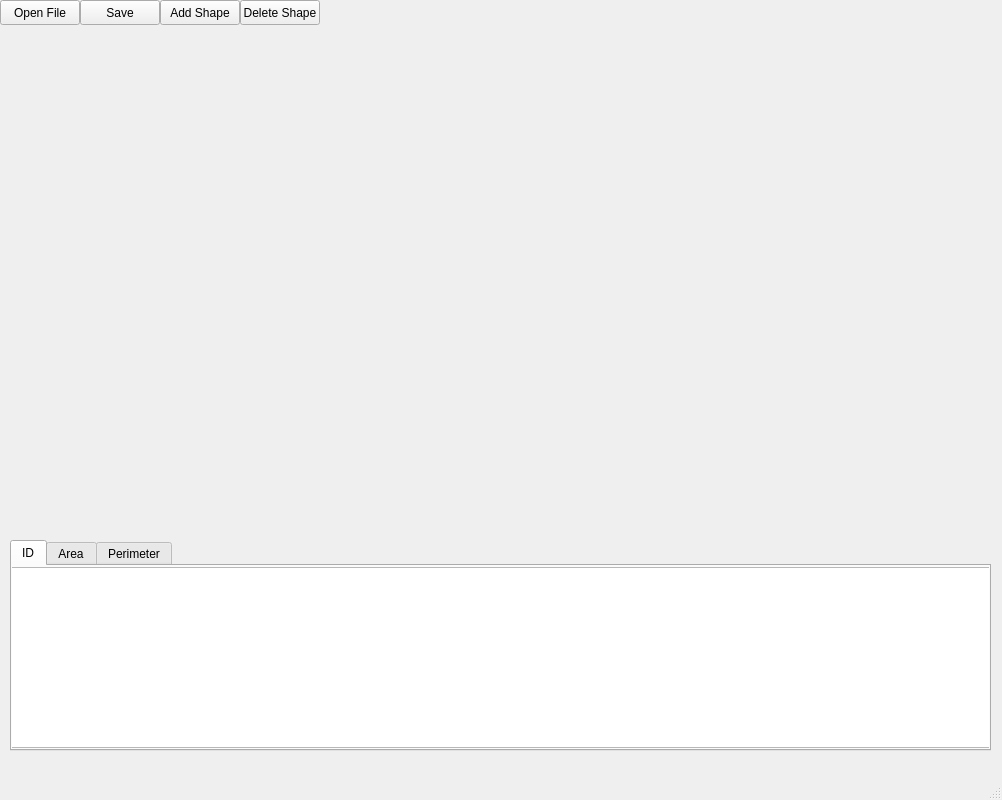
<?xml version="1.0" encoding="UTF-8"?>
<ui version="4.0">
 <class>MainWindow</class>
 <widget class="QMainWindow" name="MainWindow">
  <property name="geometry">
   <rect>
    <x>0</x>
    <y>0</y>
    <width>1002</width>
    <height>800</height>
   </rect>
  </property>
  <property name="windowTitle">
   <string>MainWindow</string>
  </property>
  <widget class="QWidget" name="centralwidget">
   <widget class="RenderArea" name="widget" native="true">
    <property name="geometry">
     <rect>
      <x>0</x>
      <y>30</y>
      <width>1001</width>
      <height>500</height>
     </rect>
    </property>
   </widget>
   <widget class="QPushButton" name="FileButton">
    <property name="geometry">
     <rect>
      <x>0</x>
      <y>0</y>
      <width>80</width>
      <height>25</height>
     </rect>
    </property>
    <property name="text">
     <string>Open File</string>
    </property>
   </widget>
   <widget class="QPushButton" name="Save">
    <property name="geometry">
     <rect>
      <x>80</x>
      <y>0</y>
      <width>80</width>
      <height>25</height>
     </rect>
    </property>
    <property name="text">
     <string>Save</string>
    </property>
   </widget>
   <widget class="QPushButton" name="AddShape">
    <property name="geometry">
     <rect>
      <x>160</x>
      <y>0</y>
      <width>80</width>
      <height>25</height>
     </rect>
    </property>
    <property name="text">
     <string>Add Shape</string>
    </property>
   </widget>
   <widget class="QPushButton" name="DeleteShape">
    <property name="geometry">
     <rect>
      <x>240</x>
      <y>0</y>
      <width>80</width>
      <height>25</height>
     </rect>
    </property>
    <property name="text">
     <string>Delete Shape</string>
    </property>
   </widget>
   <widget class="QTabWidget" name="Tables">
    <property name="geometry">
     <rect>
      <x>10</x>
      <y>540</y>
      <width>981</width>
      <height>211</height>
     </rect>
    </property>
    <property name="currentIndex">
     <number>0</number>
    </property>
    <property name="tabBarAutoHide">
     <bool>false</bool>
    </property>
    <widget class="QWidget" name="ID">
     <attribute name="title">
      <string>ID</string>
     </attribute>
     <widget class="QTableWidget" name="IDtable">
      <property name="geometry">
       <rect>
        <x>-5</x>
        <y>1</y>
        <width>991</width>
        <height>181</height>
       </rect>
      </property>
     </widget>
    </widget>
    <widget class="QWidget" name="Area">
     <attribute name="title">
      <string>Area</string>
     </attribute>
     <widget class="QTableWidget" name="Areatable">
      <property name="geometry">
       <rect>
        <x>-5</x>
        <y>1</y>
        <width>991</width>
        <height>181</height>
       </rect>
      </property>
     </widget>
    </widget>
    <widget class="QWidget" name="Peri">
     <attribute name="title">
      <string>Perimeter</string>
     </attribute>
     <widget class="QTableWidget" name="PerimeterTable">
      <property name="geometry">
       <rect>
        <x>-5</x>
        <y>1</y>
        <width>991</width>
        <height>181</height>
       </rect>
      </property>
     </widget>
    </widget>
   </widget>
  </widget>
  <widget class="QMenuBar" name="menubar">
   <property name="geometry">
    <rect>
     <x>0</x>
     <y>0</y>
     <width>1002</width>
     <height>22</height>
    </rect>
   </property>
  </widget>
  <widget class="QStatusBar" name="statusbar"/>
 </widget>
 <customwidgets>
  <customwidget>
   <class>RenderArea</class>
   <extends>QWidget</extends>
   <header location="global">renderarea.h</header>
   <container>1</container>
  </customwidget>
 </customwidgets>
 <resources/>
 <connections/>
</ui>
